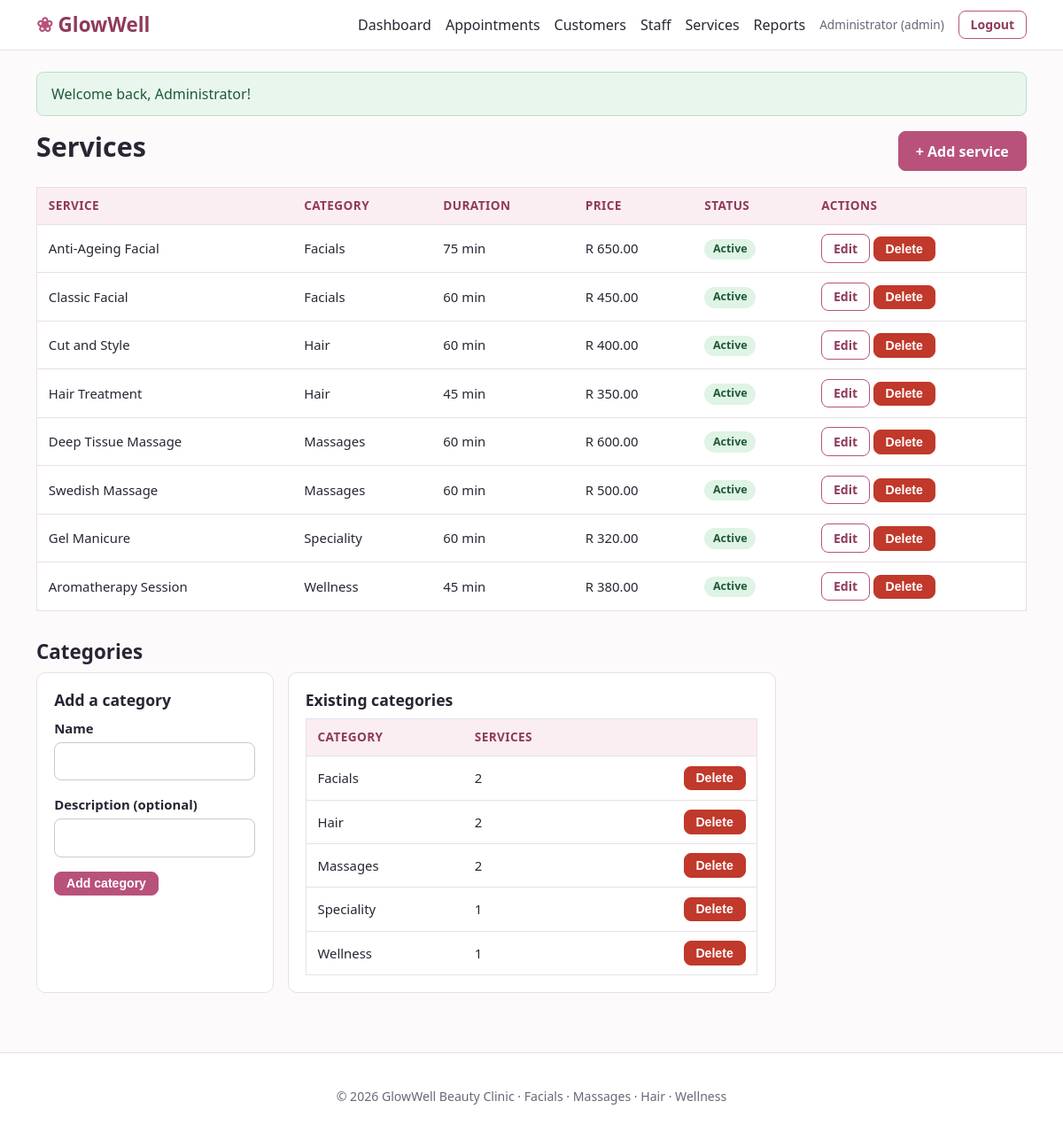
Screenshot of /admin/services.php (signed in) with the database file from the repository.
### tables this page shows
CREATE TABLE services (
    service_id        INT UNSIGNED AUTO_INCREMENT PRIMARY KEY,
    category_id       INT UNSIGNED NOT NULL,
    service_name      VARCHAR(100) NOT NULL UNIQUE,
    description       VARCHAR(255) NULL,
    duration_minutes  SMALLINT UNSIGNED NOT NULL,
    price             DECIMAL(8,2) NOT NULL,
    is_active         TINYINT(1) NOT NULL DEFAULT 1,
    CONSTRAINT chk_price CHECK (price >= 0),
    CONSTRAINT chk_duration CHECK (duration_minutes > 0),
    CONSTRAINT fk_service_category FOREIGN KEY (category_id)
        REFERENCES service_categories(category_id)
);

CREATE TABLE service_categories (
    category_id    INT UNSIGNED AUTO_INCREMENT PRIMARY KEY,
    category_name  VARCHAR(80) NOT NULL UNIQUE,
    description    VARCHAR(255) NULL
);

### includes/functions.php (called while the page is built, shortened)
<?php
    function e($value): string {
        return htmlspecialchars((string)$value, ENT_QUOTES, 'UTF-8');
    }
    function url(string $path = ""): string {
        return BASE_URL . '/' . ltrim($path, '/');
    }
    function money($amount): string {
        return 'R ' . number_format((float)$amount, 2, '.', ' ');
    }

### admin/services.php (the view, shortened to what this page needs)
<?php
    require_once __DIR__ . '/../includes/functions.php';
    $pdo = db();
    $services = $pdo->query(
        'SELECT s.*, c.category_name FROM services s JOIN service_categories c ON c.category_id = s.category_id
        ORDER BY c.category_name, s.service_name'
    )->fetchAll();
    $categories = $pdo->query(
        'SELECT c.*, (SELECT COUNT(*) FROM services s WHERE s.category_id = c.category_id) AS service_count
        FROM service_categories c ORDER BY c.category_name'
    )->fetchAll();
    require __DIR__ . '/../includes/header.php';
?>
<div class="page-head">
    <h1>Services</h1>
    <a class="btn" href="<?= e(url('admin/service_form.php')) ?>">+ Add service</a>
</div>
<div class="table-wrap"><table>
    <thead><tr><th>Service</th><th>Category</th><th>Duration</th><th>Price</th><th>Status</th><th>Actions</th></tr></thead>
    <tbody>
    <?php foreach ($services as $s): ?>
        <tr>
            <td><?= e($s['service_name']) ?></td>
            <td><?= e($s['category_name']) ?></td>
            <td><?= (int)$s['duration_minutes'] ?> min</td>
            <td><?= e(money($s['price'])) ?></td>
            <td><span class="badge <?= $s['is_active'] ? 'badge-active' : 'badge-inactive' ?>"><?= $s['is_active'] ? 'Active' : 'Inactive' ?></span></td>
            <td class="actions">
                <a class="btn btn-small btn-outline" href="<?= e(url('admin/service_form.php?id=' . (int)$s['service_id'])) ?>">Edit</a>
                <form method="post" class="inline-form" data-confirm="Delete this service?">
                    <button class="btn btn-small btn-danger" type="submit">Delete</button>
                </form>
            </td>
        </tr>
    <?php endforeach; ?>
    </tbody>
</table></div>
<h2 style="margin-top:2rem">Categories</h2>
<div class="grid grid-3">
    <div class="card">
        <h3>Add a category</h3>
        <form method="post" data-validate>
            <div class="form-group"><label for="category_name">Name</label><input type="text" id="category_name" name="category_name" required maxlength="80" data-label="the category name"></div>
            <div class="form-group"><label for="description">Description (optional)</label><input type="text" id="description" name="description" maxlength="255"></div>
            <button class="btn btn-small" type="submit">Add category</button>
        </form>
    </div>
    <div class="card" style="grid-column: span 2">
        <h3>Existing categories</h3>
        <table>
            <thead><tr><th>Category</th><th>Services</th><th></th></tr></thead>
            <tbody>
            <?php foreach ($categories as $c): ?>
                <tr>
                    <td><?= e($c['category_name']) ?></td>
                    <td><?= (int)$c['service_count'] ?></td>
                    <td class="right">
                        <form method="post" class="inline-form" data-confirm="Delete this category?">
                            <button class="btn btn-small btn-danger" type="submit">Delete</button>
                        </form>
                    </td>
                </tr>
            <?php endforeach; ?>
            </tbody>
        </table>
    </div>
</div>
<?php require __DIR__ . '/../includes/footer.php'; ?>

### assets/css/style.css (style rules this page uses)
:root { --rose: #b8527a; --rose-dark: #8f3a5c; --rose-light: #fbeef3; --teal: #2f7d7a; --ink: #2b2433; --muted: #6d6578; --line: #e7dfe9; --bg: #fdfafc; --white: #ffffff; --ok: #2e7d4f; --warn: #b7791f; --bad: #c0392b; --radius: 10px; }
* { box-sizing: border-box; }
body { margin: 0; font-family: "Segoe UI", Roboto, Helvetica, Arial, sans-serif; color: var(--ink); background: var(--bg); line-height: 1.5; }
a { color: var(--rose-dark); }
h1, h2, h3 { line-height: 1.25; margin: 0 0 .6rem; }
h1 { font-size: 1.9rem; }
h2 { font-size: 1.4rem; }
h3 { font-size: 1.1rem; }
.right { text-align: right; }
.btn { display: inline-block; background: var(--rose); color: #fff; border: 1px solid var(--rose); padding: .6rem 1.2rem; border-radius: 8px; font-size: 1rem; cursor: pointer; text-decoration: none; font-weight: 600; }
.btn-small { padding: .3rem .8rem; font-size: .88rem; }
.btn-outline { background: transparent; color: var(--rose-dark); }
.btn-danger { background: var(--bad); border-color: var(--bad); }
.card { background: var(--white); border: 1px solid var(--line); border-radius: var(--radius); padding: 1.2rem; margin-bottom: 1.2rem; }
.grid { display: grid; gap: 1rem; }
.grid-3 { grid-template-columns: repeat(auto-fill, minmax(260px, 1fr)); }
.form-group { margin-bottom: 1rem; }
label { display: block; font-weight: 600; margin-bottom: .3rem; font-size: .93rem; }
input[type=text], input[type=email], input[type=password], input[type=date], input[type=time], input[type=number], input[type=tel], select, textarea { width: 100%; padding: .6rem .7rem; border: 1px solid #cfc5d3; border-radius: 8px; font-size: 1rem; background: #fff; font-family: inherit; }
.inline-form { display: inline; }
.table-wrap { overflow-x: auto; }
table { width: 100%; border-collapse: collapse; background: var(--white); border: 1px solid var(--line); border-radius: var(--radius); }
th, td { padding: .65rem .8rem; text-align: left; border-bottom: 1px solid var(--line); font-size: .93rem; vertical-align: middle; }
th { background: var(--rose-light); color: var(--rose-dark); font-size: .85rem; text-transform: uppercase; letter-spacing: .03em; }
td.actions { white-space: nowrap; }
.badge { padding: .15rem .6rem; border-radius: 20px; font-size: .78rem; font-weight: 600; display: inline-block; }
.badge-active { background: #dff3e6; color: #1f5a37; }
.page-head { display: flex; justify-content: space-between; align-items: center; flex-wrap: wrap; gap: .8rem; margin-bottom: 1rem; }

### rows the page displays
services: service_name "Anti-Ageing Facial", category.category_name "Facials", duration_minutes "75", price "R 650.00", is_active "Active"
services: service_name "Classic Facial", category.category_name "Facials", duration_minutes "60", price "R 450.00", is_active "Active"
services: service_name "Cut and Style", category.category_name "Hair", duration_minutes "60", price "R 400.00", is_active "Active"
services: service_name "Hair Treatment", category.category_name "Hair", duration_minutes "45", price "R 350.00", is_active "Active"
services: service_name "Deep Tissue Massage", category.category_name "Massages", duration_minutes "60", price "R 600.00", is_active "Active"
services: service_name "Swedish Massage", category.category_name "Massages", duration_minutes "60", price "R 500.00", is_active "Active"
services: service_name "Gel Manicure", category.category_name "Speciality", duration_minutes "60", price "R 320.00", is_active "Active"
services: service_name "Aromatherapy Session", category.category_name "Wellness", duration_minutes "45", price "R 380.00", is_active "Active"
service_categories: category_name "Facials", service_count "2"
service_categories: category_name "Hair", service_count "2"
service_categories: category_name "Massages", service_count "2"
service_categories: category_name "Speciality", service_count "1"
service_categories: category_name "Wellness", service_count "1"

### other values shown
$_SESSION['name'] "Administrator"
$role "admin"
$f['msg'] "Welcome back, Administrator!"
